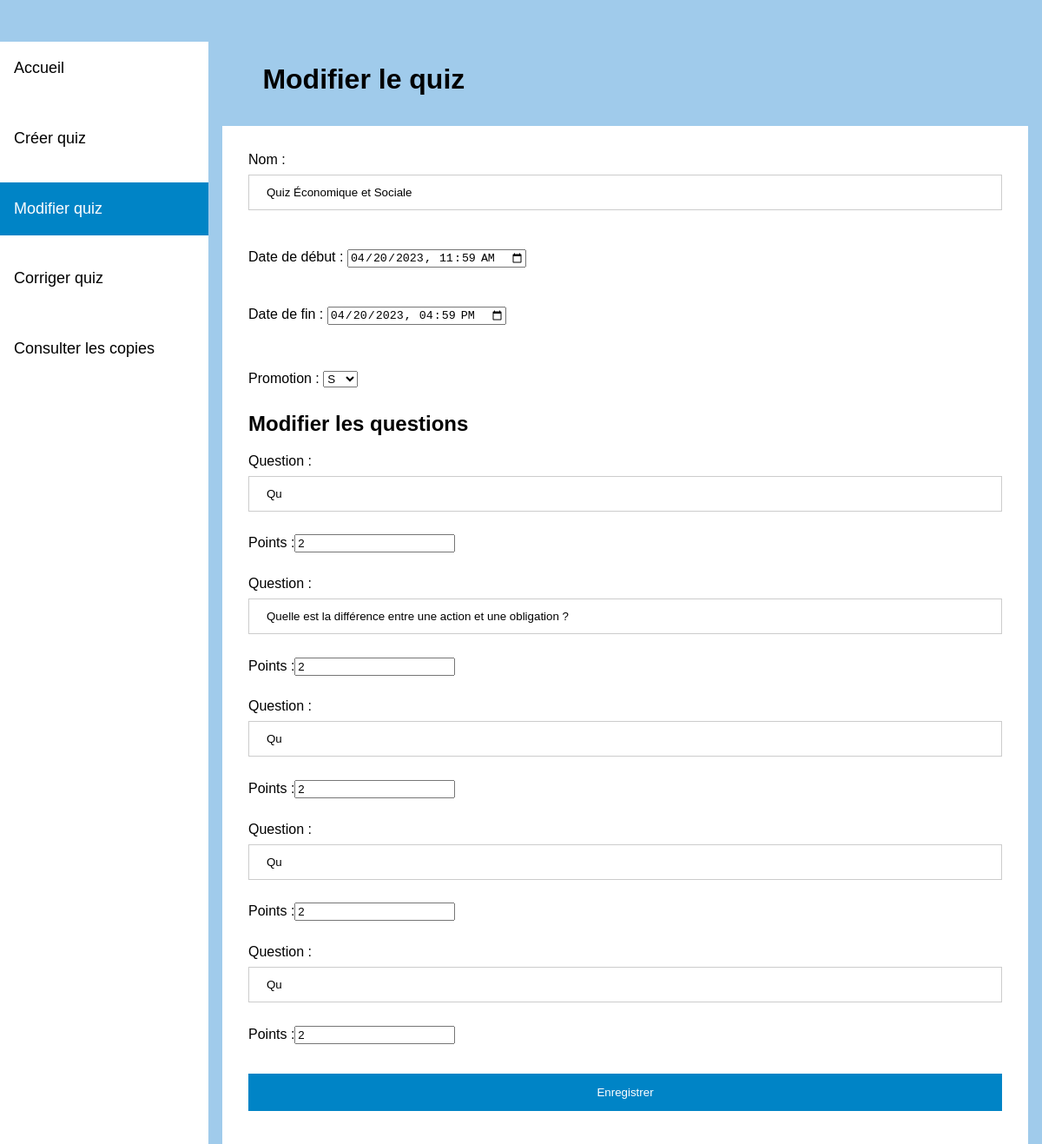
/modifquiz.php?id_quiz=6, run on an earlier commit of the app's database.
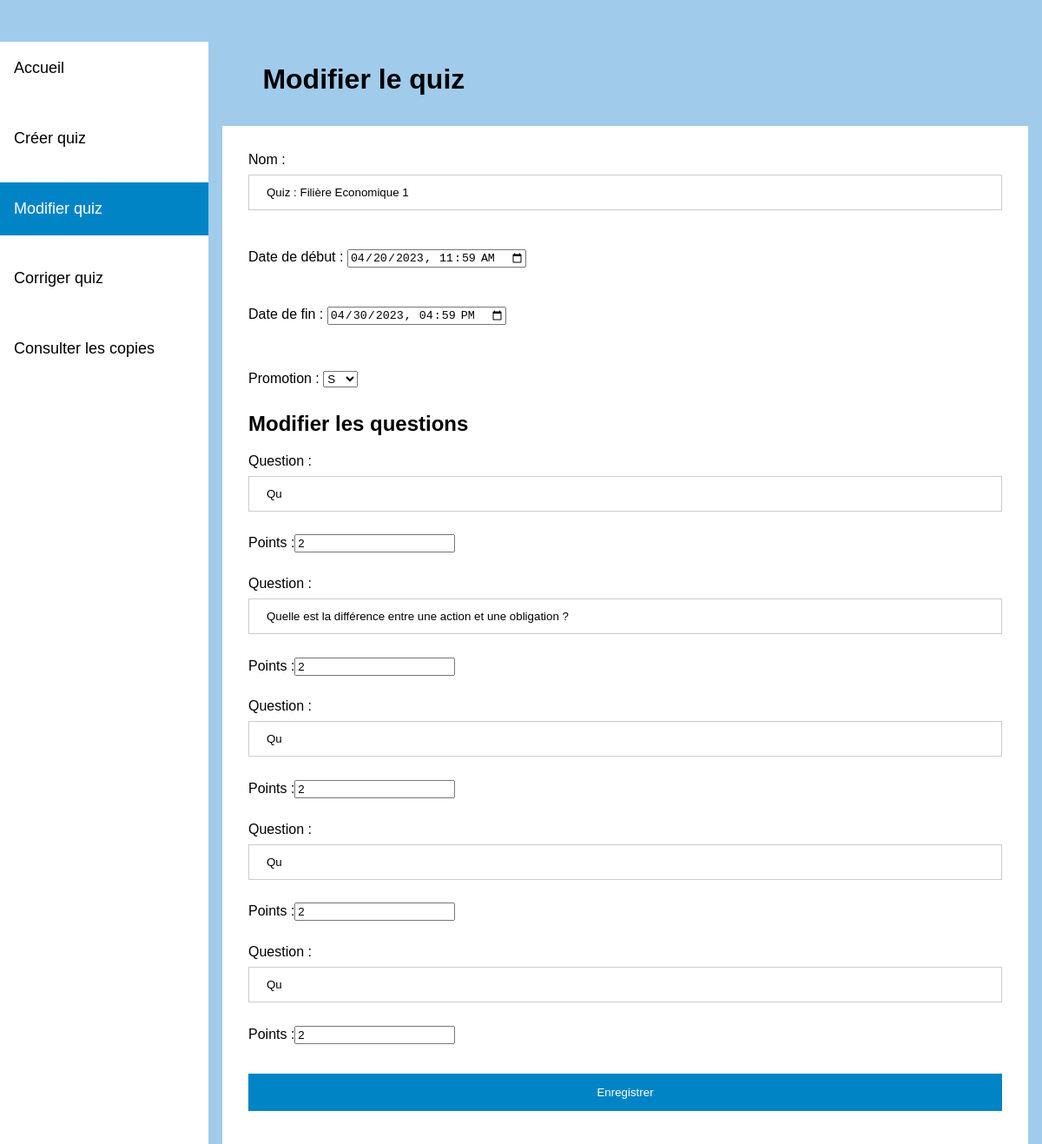
And on a later commit of the database.
### tables this page shows
CREATE TABLE `quiz` (
  `id_quiz` int(11) NOT NULL,
  `id_promo` int(11) NOT NULL,
  `nom` varchar(255) NOT NULL,
  `id_formateur` int(11) NOT NULL,
  `start_time` datetime DEFAULT NULL,
  `end_time` datetime DEFAULT NULL
);

### modifquiz.php (the view, shortened to what this page needs)
<html>
<head>
    <link rel="stylesheet" href="accueil.css" media="screen" type="text/css" />
</head>
<body>
<ul>
  <li><a href="formateur.php">Accueil</a></li>
  <li><a href="creerquizz.php">Créer quiz</a></li>
  <li><a class="active" href="modif_quiz_liste.php">Modifier quiz</a></li>
  <li><a href="corriger_quiz_liste.php">Corriger quiz</a></li>
  <li><a href="consult_quiz_liste_prof.php">Consulter les copies</a></li>
</ul>
<?php
require_once('connexion.php');
if (isset($_GET['id_quiz'])) {
    $id_quiz = $_GET['id_quiz'];
    $requete_select_quiz = $bdd->prepare("SELECT * FROM quiz WHERE id_quiz = :id_quiz");
    $requete_select_quiz->bindParam(':id_quiz', $id_quiz);
    $requete_select_quiz->execute();
    $quiz = $requete_select_quiz->fetch(PDO::FETCH_ASSOC);
} else {
    echo "L'id du quiz n'a pas été passé en GET";
    exit;
}
?>
<div id="container">
<div id="content">
    <h1>Modifier le quiz</h1>
    <form method="post">
        <label for="nom">Nom :</label>
        <input type="text" name="nom" id="nom" value="<?php echo $quiz['nom']; ?>"><br><br>
        <label for="debut">Date de début :</label>
        <input type="datetime-local" name="debut" id="debut" value="<?php echo date('Y-m-d\TH:i', strtotime($quiz['start_time'])); ?>"><br><br>
        <label for="fin">Date de fin :</label>
        <input type="datetime-local" name="fin" id="fin" value="<?php echo date('Y-m-d\TH:i', strtotime($quiz['end_time'])); ?>"><br><br>
        <label for="promo">Promotion : </label>
        <select name="promo">
        <?php
            $requete_promo = $bdd->query("SELECT id_promo, nom_promo FROM promotion");
            while($donnees_promo = $requete_promo->fetch()){
                echo "<option value='".$donnees_promo['id_promo']."'>".$donnees_promo['nom_promo']."</option>";
            }
        ?>
        </select>
        <h2>Modifier les questions</h2>
        <?php
            $requete_select_questions = $bdd->prepare("SELECT * FROM question WHERE id_quiz = :id_quiz");
            $requete_select_questions->bindParam(':id_quiz', $id_quiz);
            $requete_select_questions->execute();
            $questions = $requete_select_questions->fetchAll(PDO::FETCH_ASSOC);
            foreach ($questions as $question) {
                echo "<label for='question_".$question['id_question']."'>Question :</label>";
                echo "<input type='text' name='question_".$question['id_question']."' id='question_".$question['id_question']."' value='".$question['nom']."'><br>";
                echo "<label for='points_".$question['id_question']."'>Points :</label>";
                echo "<input type='number' name='points_".$question['id_question']."' id='points_".$question['id_question']."' value='".$question['points']."'><br>";
            }
        ?>
        <input type="submit" name="submit" value="Enregistrer">
    </form>
</div>
</div>
</body>
</html>

What changed in the data, as far as the page shows it:
changed quiz: nom "Quiz Économique et Sociale" → "Quiz : Filière Economique 1"; fin "04/20/2023 16:59" → "04/30/2023 16:59"
